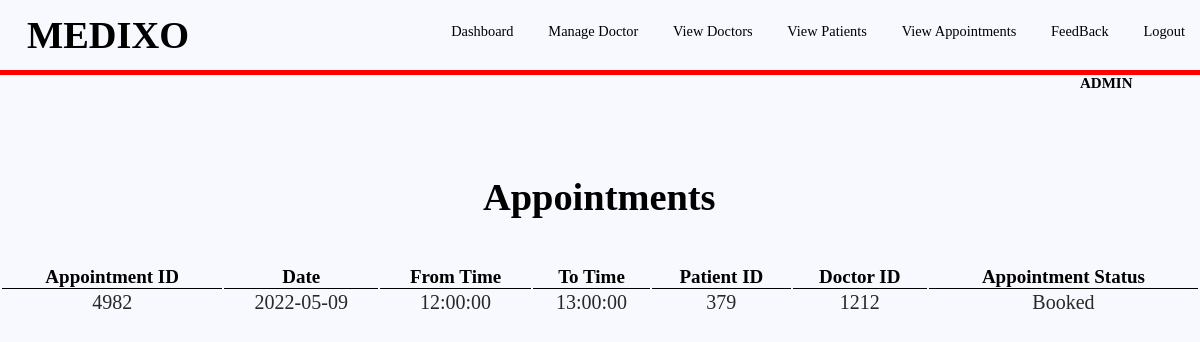
The app's page /presentaionlayer/admin/viewappointments.php with its own data.
### tables this page shows
CREATE TABLE `bookapp` (
  `AppoID` varchar(50) NOT NULL,
  `Date` varchar(50) NOT NULL,
  `FTime` varchar(50) NOT NULL,
  `TTime` varchar(50) NOT NULL,
  `patientID` varchar(50) NOT NULL,
  `docID` varchar(50) NOT NULL,
  `status` varchar(50) NOT NULL
);

### presentaionlayer/admin/viewappointments.php (the view, shortened to what this page needs)
<!DOCTYPE html>
<html>
<head>
	<link rel="stylesheet"  href="style5555ad.css">
</head>
<header>
	<h1>MEDIXO</h1>
		<nav>
		<ul>
		<li><a href="home.php">Dashboard</a></li>
			<li><a href="index3.php">Manage Doctor</a></li>
			<li><a href="viewdoctor.php">View Doctors</a></li>
			<li><a href=" viewpatients.php">View Patients</a></li>
			<li><a href="viewappointments.php">View Appointments</a></li>
			<li><a href="feedback.php">FeedBack</a></li>
			<li><a href="../../applicationlayer/Doctorpatient.php">Logout</a></li>
		</ul>
	</nav>
</header>
<body>
	<h2 style="font-size: 15px;font-style: 'Times New Roman';margin-left: 90%">ADMIN</h2>
	<h1 style="margin-left:40% ;margin-top:80px"   class="asd"> Appointments </h1>
	<br>
	<table class="table4">
		<tr>
		<th>Appointment ID</th>
		<th>Date</th>
		<th>From Time</th>
		<th>To Time</th>
		<th>Patient ID</th>
		<th>Doctor ID</th>
		<th>Appointment Status</th>
		</tr>
		<?php
		$connection=mysqli_connect("localhost","root","","registration");
		$sql3=mysqli_query($connection,"SELECT  * FROM  bookapp ") ;
		if(mysqli_num_rows($sql3)==0){
		}
		else
		{
			while ($row3=mysqli_fetch_row($sql3)) {
				echo "<tr><td>".$row3[0]."</td><td>".$row3[1]."</td><td>".$row3[2]."</td><td>".$row3[3]."</td><td>".$row3[4]."</td><td>".$row3[5]."</td><td>".$row3[6]."</td></tr>";
			}
		}
		?>
	</table>
</body>
</html>

### presentaionlayer/admin/style5555ad.css (style rules this page uses)
body,html { margin: 0; padding: 0; background-color: #F8F8FF; }
header { width: 100%; height: 70px; background-color: #F8F8FF; border: 5px solid red; border-top:none; border-right: none; border-left: none; border-radius: 0px 0px 0px 0px ; }
h1 { position: absolute; padding: 3px; float: left; margin-left: 2%; margin-top: 10px; font-family: 'Georgia',cursive; color: black; }
ul { width: auto; float: right; margin-top: 8px; }
li { display: inline-block; padding: 15px 15px; }
a { text-align: center; color: black; text-decoration: none; font-family: 'Rockwell',cursive; font-size: 1.2vw; }
h2 { text-align: left; font-family: 'Georgia'; font-size: 20px; }
* { margin: 0px; padding: 0px; }
body { font-size: 120%; background: #F8F8FF; }
.table4 { width: 100%; color: #282828; font-family: 'Times New Roman'; font-size: 20px; text-align: center; margin-top:150px; padding: 0; }
th { background-color: #F8F8FF; color: black; width: auto; border:1px solid black; border-right: none; border-left: none; border-top: none; font-family: 'Times New Roman'; font-size: 19px; border-radius: 0px 0px 0px 0px ; }
tr:nth-child(even) { background-color: #F8F8FF; width: auto; }

### records on screen
bookapp: AppoID "4982", Date "2022-05-09", FTime "12:00:00", TTime "13:00:00", patientID "379", docID "1212", status "Booked"
